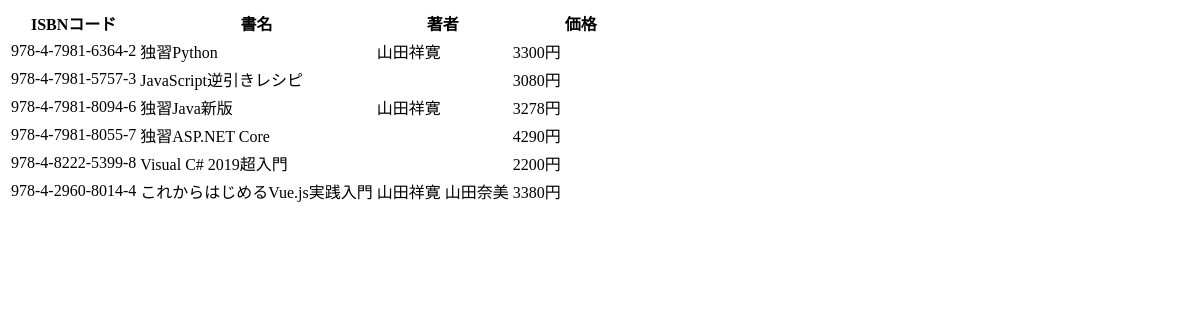
Page /main/rel2 on the earlier database version.
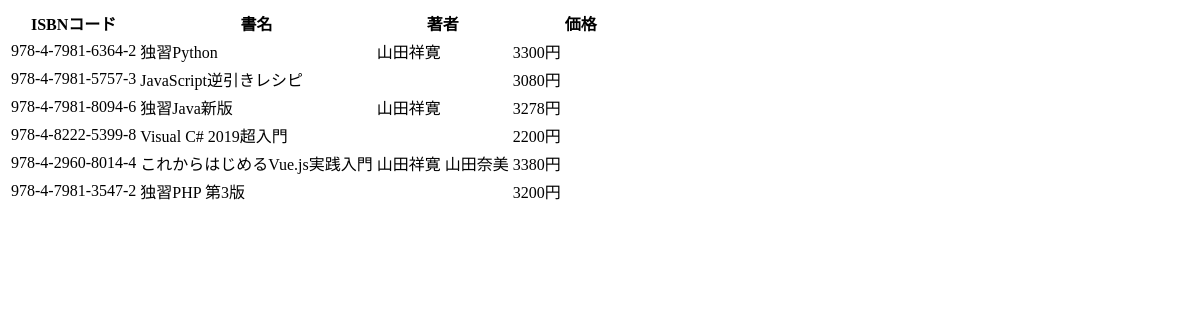
Same page on the later database version.
### main/models.py (models this page shows, shortened)
class Book(models.Model):
  isbn = models.CharField(
    verbose_name='ISBNコード',
    max_length=20,
    validators=[
      RegexValidator(
        r'^978-4-[0-9]{4}-[0-9]{4}-[0-9X]{1}$',
        message='ISBNコードは正しい形式で指定してください。')
    ]
  )
  title = models.CharField(
    verbose_name='書名',
    max_length=100
  )
  price = models.IntegerField(
    verbose_name='価格',
    default = 0,
    validators=[
      MinValueValidator(
        17,
        message='価格は正の整数で指定してください。'
      )
    ]
  )
  publisher = models.CharField(
    verbose_name='出版社',
    max_length=50,
    choices = [
      ('翔泳社', '翔泳社'),
      ('技術評論社', '技術評論社'),
      ('秀和システム', '秀和システム'),
      ('SBクリエイティブ', 'SBクリエイティブ'),
      ('日経BP', '日経BP'),
    ],
  )
  published = models.DateField(
      verbose_name='刊行日'
  )

class Author(models.Model):
  books = models.ManyToManyField(Book)
  name = models.CharField(
    verbose_name='名前',
    max_length=20
  )
  address = models.CharField(
    verbose_name='住所',
    max_length=100
  )

### main/views.py (the view)
# urls.py: path('rel2', views.rel2, name='rel2'),
def rel2(request):
    return render(request, 'main/rel2.html', {
        'books' : Book.objects.all()
    })

### main/templates/main/rel2.html (shortened to what this page needs)
<table class="table">
    <thead>
        <tr>
            <th>ISBNコード</th><th>書名</th><th>著者<th><th>価格</th>
        </tr>
    </thead>
    <tbody>
        {% for b in books %}
        <tr>
            <td>{{ b.isbn }}</td>
            <td>{{ b.title }}</td>
            <td>{% for a in b.author_set.all %}{{ a.name }} {% endfor %}</td>
            <td>{{ b.price}}円</td>
        {% endfor %}
    </tbody>
</table>

Differences in the rows shown:
removed Book: isbn "978-4-7981-8055-7", title "独習ASP.NET Core", price "4290"
added Book: isbn "978-4-7981-3547-2", title "独習PHP 第3版", price "3200"
